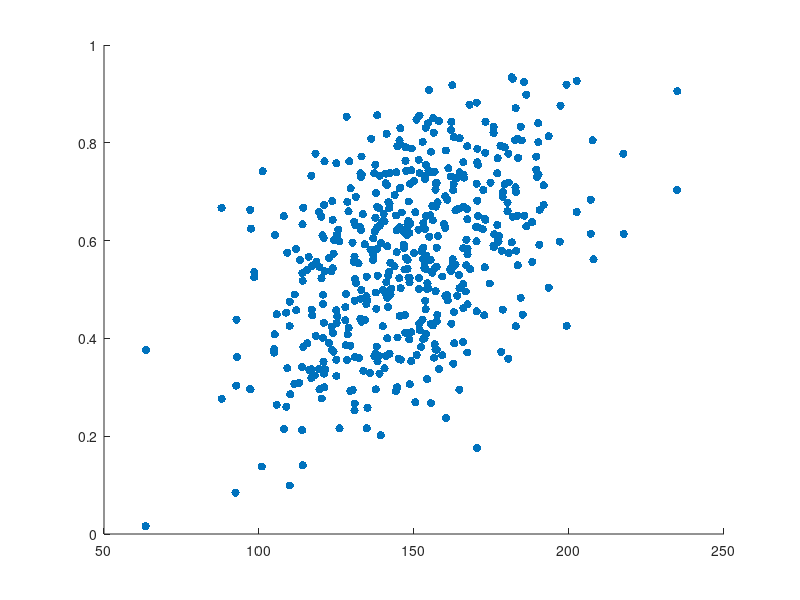
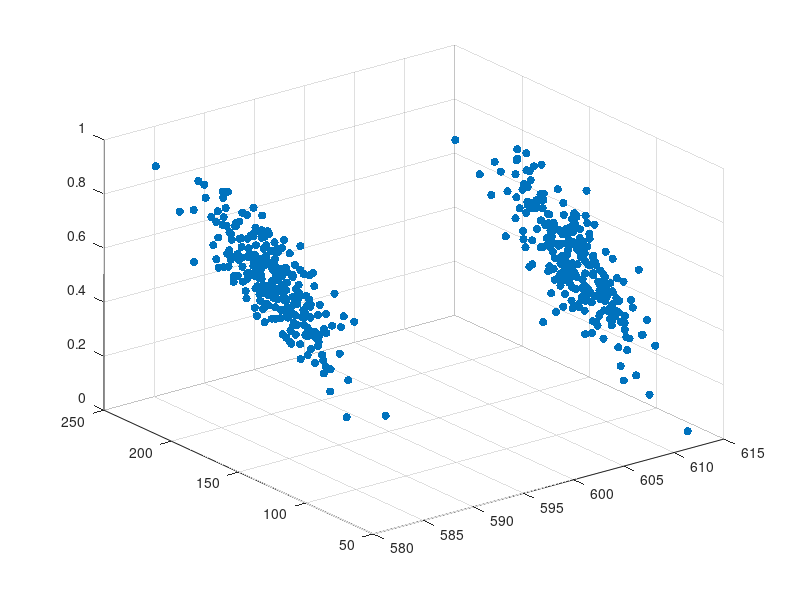
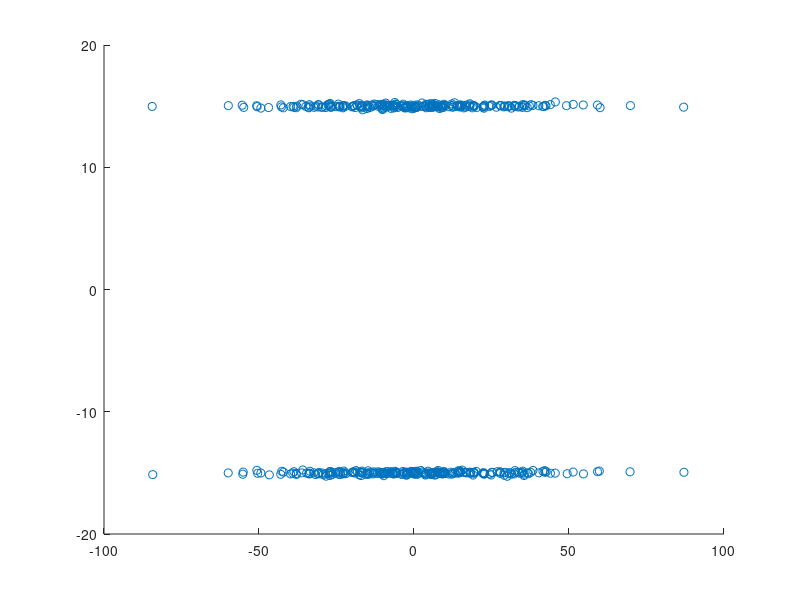
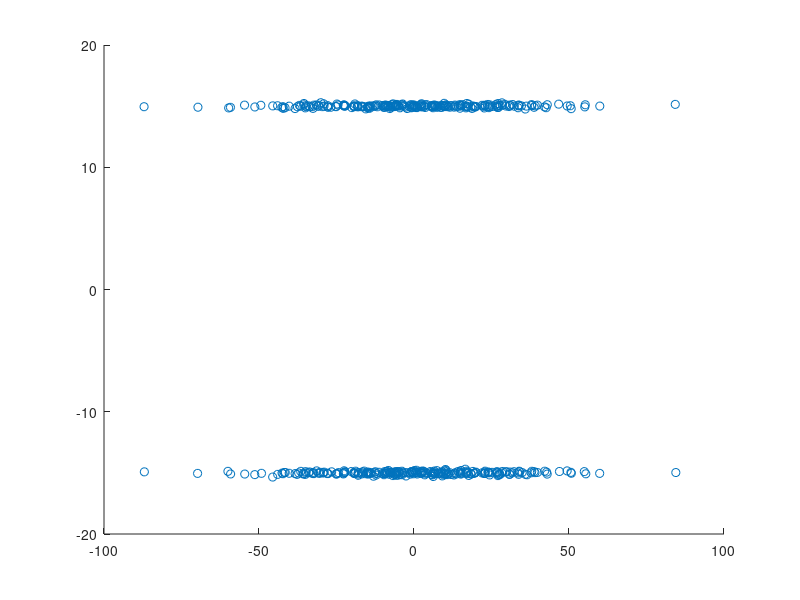

The MATLAB source for these figures, in order:
%PCA analysis of gibbs set
%https://www.mathworks.com/help/stats/pca.html

clc
clear all
close all hidden

% create data set
load cbe562gibbs_hightemp_class.dat
datahigh=cbe562gibbs_hightemp_class;
load cbe562gibbs_lowtemp_class.dat
datalow=cbe562gibbs_lowtemp_class;
data=[datahigh;datalow];
datan=data;
n=length(datan);
% corrupt data with noise to hide pattern 
rng(1); % For reproducibility 
x1 = datan(:,2)+randn(n,1)*0.1;
x2 = datan(:,3)+randn(n,1)*0.1;
y=datan(:,1)+randn(n,1)*0.1;
X=[y x1 x2];

% visualize the data in 2d (the clusters are hidden)
figure(1)
scatter(x1,x2,'filled')

% visualize the data in 3D (the clusters reveal)
figure(2)
scatter3(X(:,1),X(:,2),X(:,3),'filled')

% lets visualize the entire data in 2D using PCA 
[coeff,score,latent,~,explained,mu] = pca(X,'Algorithm','eig')

figure(3)
scatter(score(:,1),score(:,2))

% now let's try to get the eigenvectors (coeff) without using PCA 
% built-in function
% normalize original matrix and check that each column has zero mean
mun=mean(X)
Xn=X-mun;
mean(Xn)

% form covariance matrix
Sigma=Xn'*Xn

% get eigenvectors and eigenvalues from covariance matrix
[W,lam]=eigs(Sigma);
lam=diag(lam);

% get principal components and visualize
T=Xn*W;

figure(4)
scatter(T(:,1),T(:,2))

% now show that the principal components can be used to approximate Sigma
Sigma1 = lam(1)*W(:,1)*W(:,1)'
Sigma12 = lam(1)*W(:,1)*W(:,1)'+lam(2)*W(:,2)*W(:,2)'
Sigma123 = lam(1)*W(:,1)*W(:,1)'+lam(2)*W(:,2)*W(:,2)'+lam(3)*W(:,3)*W(:,3)'


